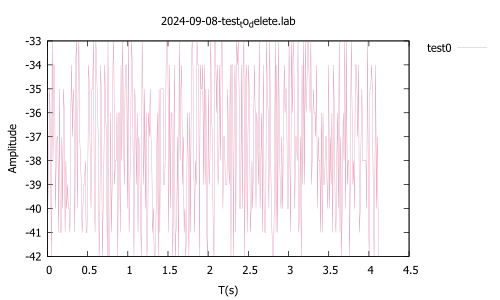

The script that saved this image:
set terminal pdf
set encoding utf8
set output "2024-09-08-test_to_delete.pdf"
set encoding utf8
#set xrange [0.0:600.0]
#set xrange [0.0:20.0]
set key outside
set style line 1 linecolor rgb '#DB7093' linewidth 0.1
set title "2024-09-08-test_to_delete.lab"
set xlabel "T(s)"
set ylabel "Amplitude"
plot "2024-09-08-test_to_delete.lab" using 1:2 w l linestyle 1 title "test0"
